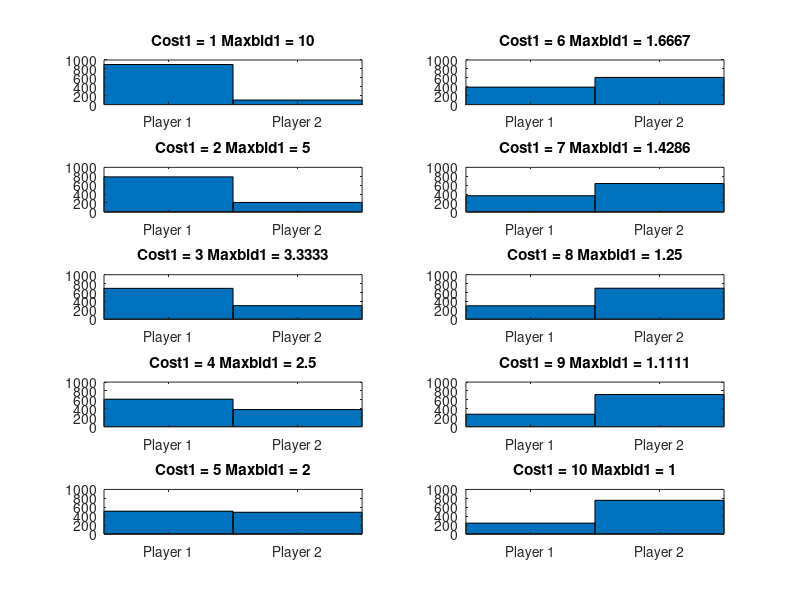

Recreate this plot in MATLAB. (Note: this script raises an error after producing the figure.)
clc;
clear all;


%% 2 Player Coin Bids

A = 10; % reward
C2 = 5;
trials = 1000;

coldisp = [1 3 5 7 9 2 4 6 8 10];

for C1=1:10 %lower value = stronger player
    out = zeros(1,trials);
    for coin=1:trials
        bid1 = A/C1*rand(1); %random bid interval [0,A/C1]
        bid2 = A/C2*rand(1);
        out(1,coin) = (bid1 > bid2);
    end
    heads = sum(out==1); %number of times player1 wins
    subplot(5,2,coldisp(1,C1)), bar(1:2,[heads, trials-heads],1)
    subplot(5,2,coldisp(1,C1)), set(gca, 'xticklabel', ['Player 1'; 'Player 2'])
    subplot(5,2,coldisp(1,C1)), ylim([0, 1000])
    title(subplot(5,2,coldisp(1,C1)),['Cost1 = ' num2str(C1) ' Maxbid1 = ' num2str(A/C1)])
end

suptitle('2 Player Coin Bids')

%% 3 Player Coin Bids

trials = 1000;

A = 10; % reward
C1 = 1; %strong
C2 = 5;
C3 = 10;

out = zeros(1,trials);
for coin=1:trials
    bids = [A/C1*rand(1), A/C2*rand(1), A/C3*rand(1)];
    out(1,coin) = find(max(bids)==bids);
end
numwins = [sum(out==1), sum(out==2), sum(out==3)];
bar(1:3,numwins,1)
set(gca, 'xticklabel', ['Player 1'; 'Player 2'; 'Player 3'])
ylim([0, 1000])
title(['Maxbid1 = ' num2str(A/C1) '; Maxbid2 = ' num2str(A/C2) '; Maxbid3 = ' num2str(A/C3)])
suptitle('3 Player Coin Bids')

%% Multiplayer Coin Bids

trials = 1000;

A = 10;
C = [1 5 10]; %position indicates player

out = zeros(1,trials);
for coin=1:trials
    bids = zeros(1,length(C));
    for i=1:length(C)
        bids(1,i) = A/C(1,i)*rand(1);
        out(1,coin) = find(max(bids)==bids);
    end
end
numwins = zeros(1,length(C));
for i=1:length(C)
    numwins(1,i) = sum(out==i);
end

bar(1:length(C),numwins,1)
ylim([0, 1000])
suptitle('Multiplayer Coin Bids')

xlabels = cell(1,length(C));
for i=1:length(C)
    xlabels(1,i) = {strcat('Player ',num2str(i))};
end

% xls = zeros(1,length(C));
% for i=1:length(C)
%     xls = [xls; 'Player ' num2str(i)];
% end

set(gca,'xticklabel',xlabels)


%% Nash Equilibrium

trials = 1000;

A = 10;
C = [1 5 10]; %lower number = stronger player, position indicates player identity

[c, ix] = sort(C,2);
c = c(:,1:2);
ix = ix(:,1:2); % to preserve identity

out = zeros(1,trials);
for coin=1:trials
    bids = [A/c(1,1)*rand(1) A/c(1,2)*rand(1)];
    out(1,coin) = (bids(1,1)>bids(1,2));
end

numwins = sum(out==1);
bar(1:2,[numwins, trials-numwins],1)
ylim([0 1000])
title('Multiplayer with Nash Equilibrium')
set(gca,'xticklabel',['Player ' num2str(ix(1,1)); 'Player ' num2str(ix(1,2))])

%% Theorem 1

trials = 1000;

A = 10;
C = [1 2 10];

[c, ix] = sort(C,2);
c = c(:,1:2);
ix = ix(:,1:2); % to preserve identity

bid1 = A/c(1,2).*rand(trials,1);
p = (c(1,2)-c(1,1))/c(1,2);
bid2 = zeros(trials,1);
for i=1:trials
    if rand() <= p
        bid2(i,1) = 0;
    else
        bid2(i,1) = A/c(1,2)*rand(1);
    end
end

out = bid1>bid2;
numwins = sum(out==1);
bar(1:2,[numwins, trials-numwins],1)
ylim([0 1000])
set(gca,'xticklabel',['Player ' num2str(ix(1,1)); 'Player ' num2str(ix(1,2))])
title('Theorem 1 simulator')